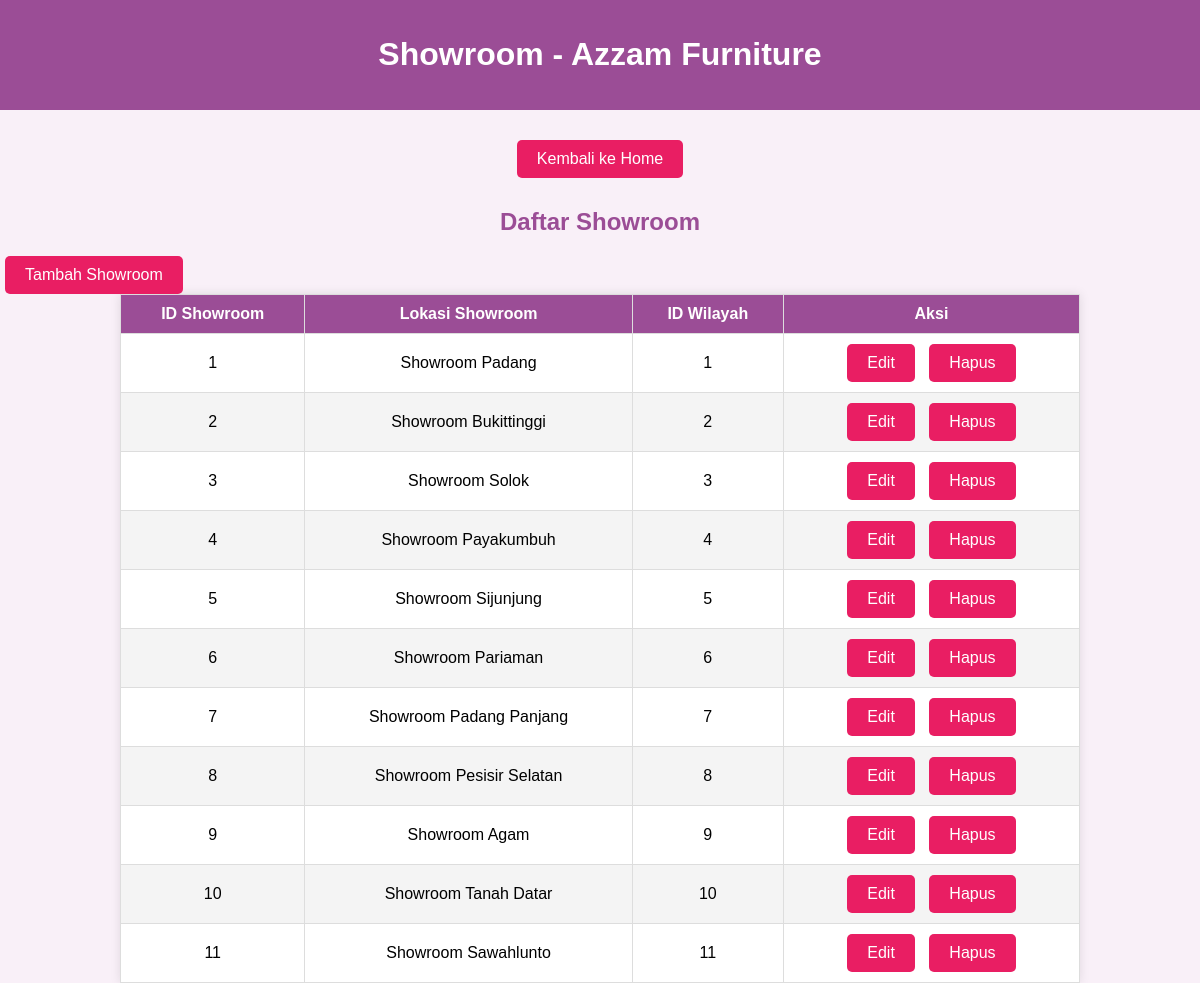
Page /showroom.php on the committed database.
### tables this page shows
CREATE TABLE `showroom` (
  `id_showroom` int(12) NOT NULL,
  `lokasi_showroom` varchar(100) NOT NULL,
  `id_wilayah` int(12) DEFAULT NULL
);

### showroom.php (the view, shortened to what this page needs)
<?php
include('database_project.php');
$sql = "SELECT * FROM showroom";
$result = $conn->query($sql);
?>
<!DOCTYPE html>
<html lang="id">
<head>
    <link rel="stylesheet" href="style.css">
</head>
<body>
<header>
    <h1>Showroom - Azzam Furniture</h1>
</header>
<nav>
    <a href="index.php">Kembali ke Home</a>
</nav>
<h2>Daftar Showroom</h2>
<a href="showroom_insert.php" class="button">Tambah Showroom</a>
<table border="1" cellpadding="10" cellspacing="0">
    <thead>
        <tr>
            <th>ID Showroom</th>
            <th>Lokasi Showroom</th>
            <th>ID Wilayah</th>
            <th>Aksi</th>
        </tr>
    </thead>
    <tbody>
        <?php while($row = $result->fetch_assoc()): ?>
            <tr>
                <td><?php echo $row['id_showroom']; ?></td>
                <td><?php echo $row['lokasi_showroom']; ?></td>
                <td><?php echo $row['id_wilayah']; ?></td>
                <td>
                    <a href="showroom_edit.php?id=<?php echo $row['id_showroom']; ?>" class="button">Edit</a>
                    <a href="showroom_delete.php?id=<?php echo $row['id_showroom']; ?>" class="button" onclick="return confirm('Apakah Anda yakin ingin menghapus?')">Hapus</a>
                </td>
            </tr>
        <?php endwhile; ?>
    </tbody>
</table>
</body>
</html>

### style.css (style rules this page uses)
body { font-family: Arial, sans-serif; margin: 0; padding: 0; background-color: #f9f0f8; }
header { background-color: #9b4d96; color: white; padding: 15px; text-align: center; }
nav { display: flex; flex-wrap: wrap; justify-content: center; margin: 20px; }
nav a { background-color: #e91e63; color: white; padding: 10px 20px; margin: 10px; text-decoration: none; border-radius: 5px; font-size: 16px; }
h2 { text-align: center; font-size: 24px; color: #9b4d96; margin-bottom: 20px; }
a.button { display: block; text-align: center; background-color: #e91e63; color: white; padding: 10px 20px; border-radius: 5px; text-decoration: none; font-size: 16px; margin: 0 auto 20px auto; }
table { width: 80%; margin: 0 auto; border-collapse: collapse; background-color: #fff; box-shadow: 0 0 10px rgba(0, 0, 0, 0.1); }
table th, table td { text-align: center; padding: 10px; border: 1px solid #ddd; }
table th { background-color: #9b4d96; color: white; }
table tbody tr:nth-child(even) { background-color: #f4f4f4; }
a.button { background-color: #e91e63; color: white; padding: 5px 10px; border-radius: 5px; text-decoration: none; font-size: 14px; margin: 0 5px; }
a.button { display: inline-block; background-color: #e91e63; color: white; padding: 10px 20px; border-radius: 5px; text-decoration: none; font-size: 16px; text-align: center; }

### rows in the picture
showroom: id_showroom "1", lokasi_showroom "Showroom Padang", id_wilayah "1"
showroom: id_showroom "2", lokasi_showroom "Showroom Bukittinggi", id_wilayah "2"
showroom: id_showroom "3", lokasi_showroom "Showroom Solok", id_wilayah "3"
showroom: id_showroom "4", lokasi_showroom "Showroom Payakumbuh", id_wilayah "4"
showroom: id_showroom "5", lokasi_showroom "Showroom Sijunjung", id_wilayah "5"
showroom: id_showroom "6", lokasi_showroom "Showroom Pariaman", id_wilayah "6"
showroom: id_showroom "7", lokasi_showroom "Showroom Padang Panjang", id_wilayah "7"
showroom: id_showroom "8", lokasi_showroom "Showroom Pesisir Selatan", id_wilayah "8"
showroom: id_showroom "9", lokasi_showroom "Showroom Agam", id_wilayah "9"
showroom: id_showroom "10", lokasi_showroom "Showroom Tanah Datar", id_wilayah "10"
showroom: id_showroom "11", lokasi_showroom "Showroom Sawahlunto", id_wilayah "11"
